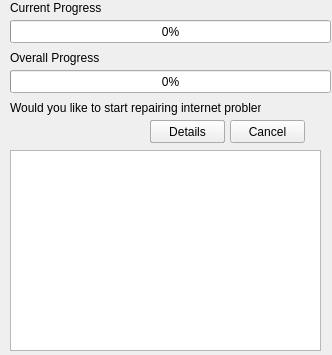
<?xml version="1.0" encoding="UTF-8"?>
<ui version="4.0">
 <class>menu_repairInternet</class>
 <widget class="QDialog" name="menu_repairInternet">
  <property name="geometry">
   <rect>
    <x>0</x>
    <y>0</y>
    <width>332</width>
    <height>355</height>
   </rect>
  </property>
  <property name="minimumSize">
   <size>
    <width>332</width>
    <height>145</height>
   </size>
  </property>
  <property name="maximumSize">
   <size>
    <width>332</width>
    <height>355</height>
   </size>
  </property>
  <property name="windowTitle">
   <string>NASA Internet Source Code Sentinel v.12.3</string>
  </property>
  <property name="sizeGripEnabled">
   <bool>false</bool>
  </property>
  <widget class="QProgressBar" name="currentProgress">
   <property name="geometry">
    <rect>
     <x>10</x>
     <y>20</y>
     <width>321</width>
     <height>23</height>
    </rect>
   </property>
   <property name="value">
    <number>0</number>
   </property>
  </widget>
  <widget class="QProgressBar" name="overallProgress">
   <property name="geometry">
    <rect>
     <x>10</x>
     <y>70</y>
     <width>321</width>
     <height>23</height>
    </rect>
   </property>
   <property name="value">
    <number>0</number>
   </property>
  </widget>
  <widget class="QLabel" name="overallLabel">
   <property name="geometry">
    <rect>
     <x>10</x>
     <y>50</y>
     <width>91</width>
     <height>16</height>
    </rect>
   </property>
   <property name="text">
    <string>Overall Progress : </string>
   </property>
  </widget>
  <widget class="QLabel" name="currentLabel">
   <property name="geometry">
    <rect>
     <x>10</x>
     <y>0</y>
     <width>91</width>
     <height>16</height>
    </rect>
   </property>
   <property name="text">
    <string>Current Progress :</string>
   </property>
  </widget>
  <widget class="QPushButton" name="startButton">
   <property name="geometry">
    <rect>
     <x>150</x>
     <y>120</y>
     <width>75</width>
     <height>23</height>
    </rect>
   </property>
   <property name="text">
    <string>Start</string>
   </property>
  </widget>
  <widget class="QPushButton" name="cancelButton">
   <property name="geometry">
    <rect>
     <x>230</x>
     <y>120</y>
     <width>75</width>
     <height>23</height>
    </rect>
   </property>
   <property name="text">
    <string>Cancel</string>
   </property>
  </widget>
  <widget class="QTextBrowser" name="detailsBrowser">
   <property name="geometry">
    <rect>
     <x>10</x>
     <y>150</y>
     <width>311</width>
     <height>201</height>
    </rect>
   </property>
  </widget>
  <widget class="QPushButton" name="detailsButton">
   <property name="geometry">
    <rect>
     <x>150</x>
     <y>120</y>
     <width>75</width>
     <height>23</height>
    </rect>
   </property>
   <property name="text">
    <string>Details</string>
   </property>
  </widget>
  <widget class="QLabel" name="statusLabel">
   <property name="geometry">
    <rect>
     <x>10</x>
     <y>100</y>
     <width>251</width>
     <height>16</height>
    </rect>
   </property>
   <property name="text">
    <string>Would you like to start repairing internet problems?</string>
   </property>
  </widget>
 </widget>
 <resources/>
 <connections/>
</ui>
